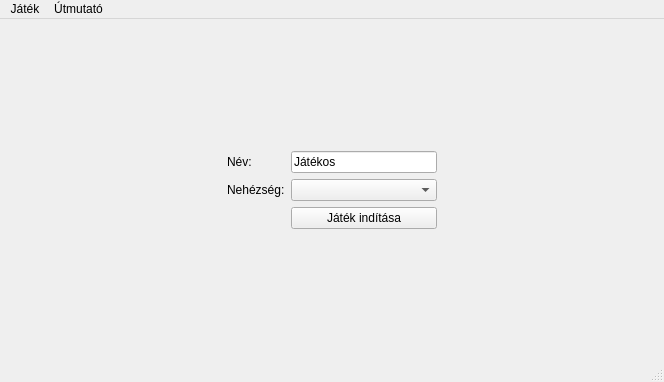
<?xml version="1.0" encoding="UTF-8"?>
<ui version="4.0">
 <class>MainWindow</class>
 <widget class="QMainWindow" name="MainWindow">
  <property name="geometry">
   <rect>
    <x>0</x>
    <y>0</y>
    <width>664</width>
    <height>382</height>
   </rect>
  </property>
  <property name="windowTitle">
   <string>Aknakereső</string>
  </property>
  <widget class="QWidget" name="centralwidget">
   <layout class="QVBoxLayout" name="verticalLayout">
    <item>
     <widget class="QStackedWidget" name="stackedWidget">
      <property name="currentIndex">
       <number>0</number>
      </property>
      <widget class="QWidget" name="page">
       <layout class="QGridLayout" name="gridLayout">
        <item row="0" column="1">
         <spacer name="verticalSpacer">
          <property name="orientation">
           <enum>Qt::Vertical</enum>
          </property>
          <property name="sizeHint" stdset="0">
           <size>
            <width>20</width>
            <height>88</height>
           </size>
          </property>
         </spacer>
        </item>
        <item row="1" column="0">
         <spacer name="horizontalSpacer">
          <property name="orientation">
           <enum>Qt::Horizontal</enum>
          </property>
          <property name="sizeHint" stdset="0">
           <size>
            <width>197</width>
            <height>20</height>
           </size>
          </property>
         </spacer>
        </item>
        <item row="1" column="1">
         <layout class="QFormLayout" name="formLayout">
          <item row="0" column="0">
           <widget class="QLabel" name="label">
            <property name="text">
             <string>Név:</string>
            </property>
           </widget>
          </item>
          <item row="0" column="1">
           <widget class="QLineEdit" name="nameLine">
            <property name="text">
             <string>Játékos</string>
            </property>
           </widget>
          </item>
          <item row="1" column="0">
           <widget class="QLabel" name="label_2">
            <property name="text">
             <string>Nehézség:</string>
            </property>
           </widget>
          </item>
          <item row="1" column="1">
           <widget class="QComboBox" name="difficultyChooser">
            <property name="currentText">
             <string/>
            </property>
            <property name="currentIndex">
             <number>-1</number>
            </property>
           </widget>
          </item>
          <item row="2" column="1">
           <widget class="QPushButton" name="startGameButton">
            <property name="text">
             <string>Játék indítása</string>
            </property>
           </widget>
          </item>
         </layout>
        </item>
        <item row="1" column="2">
         <spacer name="horizontalSpacer_2">
          <property name="orientation">
           <enum>Qt::Horizontal</enum>
          </property>
          <property name="sizeHint" stdset="0">
           <size>
            <width>197</width>
            <height>20</height>
           </size>
          </property>
         </spacer>
        </item>
        <item row="2" column="1">
         <spacer name="verticalSpacer_2">
          <property name="orientation">
           <enum>Qt::Vertical</enum>
          </property>
          <property name="sizeHint" stdset="0">
           <size>
            <width>20</width>
            <height>88</height>
           </size>
          </property>
         </spacer>
        </item>
       </layout>
      </widget>
      <widget class="QWidget" name="page_2">
       <layout class="QVBoxLayout" name="verticalLayout_2">
        <item>
         <layout class="QHBoxLayout" name="horizontalLayout_4">
          <item>
           <layout class="QHBoxLayout" name="horizontalLayout_2">
            <item>
             <widget class="QLabel" name="label_6">
              <property name="text">
               <string>Nehézség:</string>
              </property>
             </widget>
            </item>
            <item>
             <widget class="QLabel" name="difficultyLabel">
              <property name="text">
               <string>Könnyű</string>
              </property>
             </widget>
            </item>
           </layout>
          </item>
          <item>
           <spacer name="horizontalSpacer_5">
            <property name="orientation">
             <enum>Qt::Horizontal</enum>
            </property>
            <property name="sizeHint" stdset="0">
             <size>
              <width>40</width>
              <height>20</height>
             </size>
            </property>
           </spacer>
          </item>
          <item>
           <widget class="QLabel" name="nameLabel">
            <property name="font">
             <font>
              <pointsize>16</pointsize>
              <weight>75</weight>
              <bold>true</bold>
             </font>
            </property>
            <property name="text">
             <string>Játékos: </string>
            </property>
           </widget>
          </item>
          <item>
           <spacer name="horizontalSpacer_6">
            <property name="orientation">
             <enum>Qt::Horizontal</enum>
            </property>
            <property name="sizeHint" stdset="0">
             <size>
              <width>40</width>
              <height>20</height>
             </size>
            </property>
           </spacer>
          </item>
          <item>
           <layout class="QHBoxLayout" name="horizontalLayout">
            <item>
             <widget class="QLabel" name="label_4">
              <property name="text">
               <string>Eltelt idő:</string>
              </property>
             </widget>
            </item>
            <item>
             <widget class="QLabel" name="timeLabel">
              <property name="text">
               <string>0:00</string>
              </property>
             </widget>
            </item>
           </layout>
          </item>
         </layout>
        </item>
        <item>
         <spacer name="verticalSpacer_3">
          <property name="orientation">
           <enum>Qt::Vertical</enum>
          </property>
          <property name="sizeHint" stdset="0">
           <size>
            <width>20</width>
            <height>102</height>
           </size>
          </property>
         </spacer>
        </item>
        <item>
         <layout class="QHBoxLayout" name="horizontalLayout_3">
          <item>
           <spacer name="horizontalSpacer_3">
            <property name="orientation">
             <enum>Qt::Horizontal</enum>
            </property>
            <property name="sizeHint" stdset="0">
             <size>
              <width>264</width>
              <height>20</height>
             </size>
            </property>
           </spacer>
          </item>
          <item>
           <layout class="QGridLayout" name="mineField"/>
          </item>
          <item>
           <spacer name="horizontalSpacer_4">
            <property name="orientation">
             <enum>Qt::Horizontal</enum>
            </property>
            <property name="sizeHint" stdset="0">
             <size>
              <width>263</width>
              <height>20</height>
             </size>
            </property>
           </spacer>
          </item>
         </layout>
        </item>
        <item>
         <spacer name="verticalSpacer_4">
          <property name="orientation">
           <enum>Qt::Vertical</enum>
          </property>
          <property name="sizeHint" stdset="0">
           <size>
            <width>20</width>
            <height>101</height>
           </size>
          </property>
         </spacer>
        </item>
       </layout>
      </widget>
     </widget>
    </item>
   </layout>
  </widget>
  <widget class="QMenuBar" name="menubar">
   <property name="geometry">
    <rect>
     <x>0</x>
     <y>0</y>
     <width>664</width>
     <height>26</height>
    </rect>
   </property>
   <widget class="QMenu" name="menuGame">
    <property name="title">
     <string>Játék</string>
    </property>
    <addaction name="actionNewGame"/>
    <addaction name="separator"/>
    <addaction name="actionExit"/>
   </widget>
   <widget class="QMenu" name="menuHelp">
    <property name="title">
     <string>Útmutató</string>
    </property>
    <addaction name="actionHelp"/>
   </widget>
   <addaction name="menuGame"/>
   <addaction name="menuHelp"/>
  </widget>
  <widget class="QStatusBar" name="statusbar"/>
  <action name="actionNewGame">
   <property name="text">
    <string>Új játék</string>
   </property>
  </action>
  <action name="actionExit">
   <property name="text">
    <string>Kilépés</string>
   </property>
  </action>
  <action name="actionHelp">
   <property name="text">
    <string>Játékszabály</string>
   </property>
  </action>
 </widget>
 <resources/>
 <connections/>
</ui>
